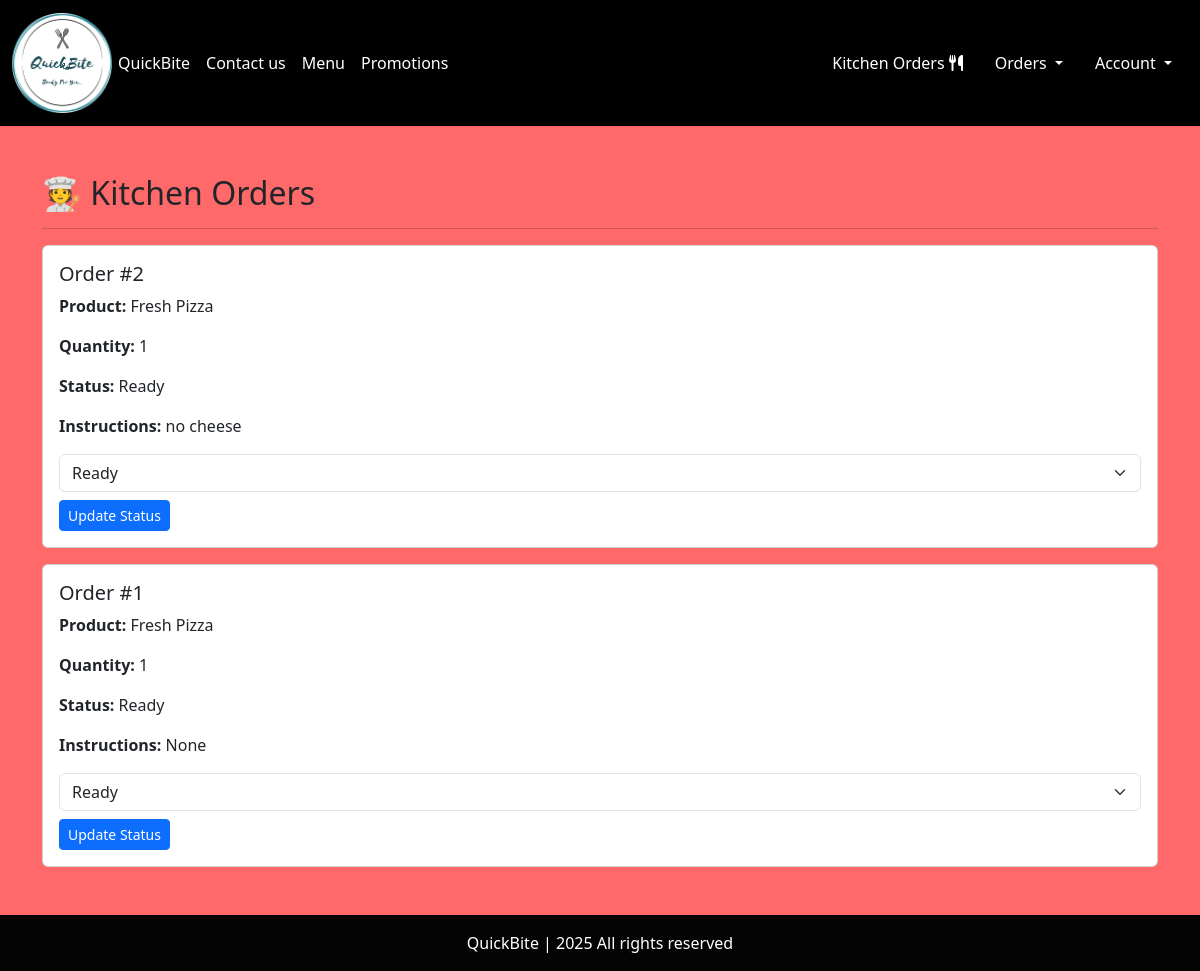
The page /kitchen-orders (signed in) on the database its author committed.
### website/models.py (models this page shows, shortened)
class Order(db.Model):
    id = db.Column(db.Integer, primary_key=True)
    quantity = db.Column(db.Integer, nullable=False)
    price = db.Column(db.Float, nullable=False)
    status = db.Column(db.String(100), nullable=False)
    payment_id = db.Column(db.String(1000), nullable=False)
    kitchen_status = db.Column(db.String(100), default='Pending')
    customization = db.Column(db.String(500), nullable=True)
    customer_link = db.Column(db.Integer, db.ForeignKey('customer.id'), nullable=False)
    product_link = db.Column(db.Integer, db.ForeignKey('product.id'), nullable=False)

class Product(db.Model):
    id = db.Column(db.Integer, primary_key=True)
    product_name = db.Column(db.String(100), nullable=False)
    current_price = db.Column(db.Float, nullable=False)
    previous_price = db.Column(db.Float, nullable=False)
    in_stock = db.Column(db.Integer, nullable=False)
    product_picture = db.Column(db.String(1000), nullable=False)
    flash_sale = db.Column(db.Boolean, default=False)
    date_added = db.Column(db.DateTime(), default=datetime.utcnow)
    carts = db.relationship('Cart', backref=db.backref('product', lazy=True))
    orders = db.relationship('Order', backref=db.backref('product', lazy=True))

### website/kitchen.py (the view)
@kitchen.route('/kitchen-orders')
@login_required
def kitchen_orders():
    if current_user.id != 2:  # Assuming ID 2 is kitchen staff
        return render_template('404.html')
    orders = Order.query.order_by(Order.id.desc()).all()
    return render_template('kitchen-orders.html', orders=orders)

### website/templates/kitchen-orders.html (shortened to what this page needs)
{% extends 'base.html' %}
{% block body %}
<div class="container mt-5">
    <h2>🧑‍🍳 Kitchen Orders</h2>
    <hr>
    {% for order in orders %}
    <div class="card mb-3">
        <div class="card-body">
            <h5>Order #{{ order.id }}</h5>
            <p><strong>Product:</strong> {{ order.product.product_name }}</p>
            <p><strong>Quantity:</strong> {{ order.quantity }}</p>
            <p><strong>Status:</strong> {{ order.kitchen_status }}</p>
            <p><strong>Instructions:</strong> {{ order.customization or "None" }}</p>
            <form method="POST" action="/update-kitchen-status/{{ order.id }}">
                <select name="status" class="form-select mb-2" required>
                    <option value="Ready" {% if order.kitchen_status == 'Ready' %}selected{% endif %}>Ready</option>
                </select>
                <button class="btn btn-primary btn-sm" type="submit">Update Status</button>
            </form>
        </div>
    </div>
    {% endfor %}
</div>
{% endblock %}

### rows shown on the page
Order: id "2", product.product_name "Fresh Pizza", quantity "1", kitchen_status "Ready", customization "no cheese", status "Ready"
Order: id "1", product.product_name "Fresh Pizza", quantity "1", kitchen_status "Ready", customization "None", status "Ready"
